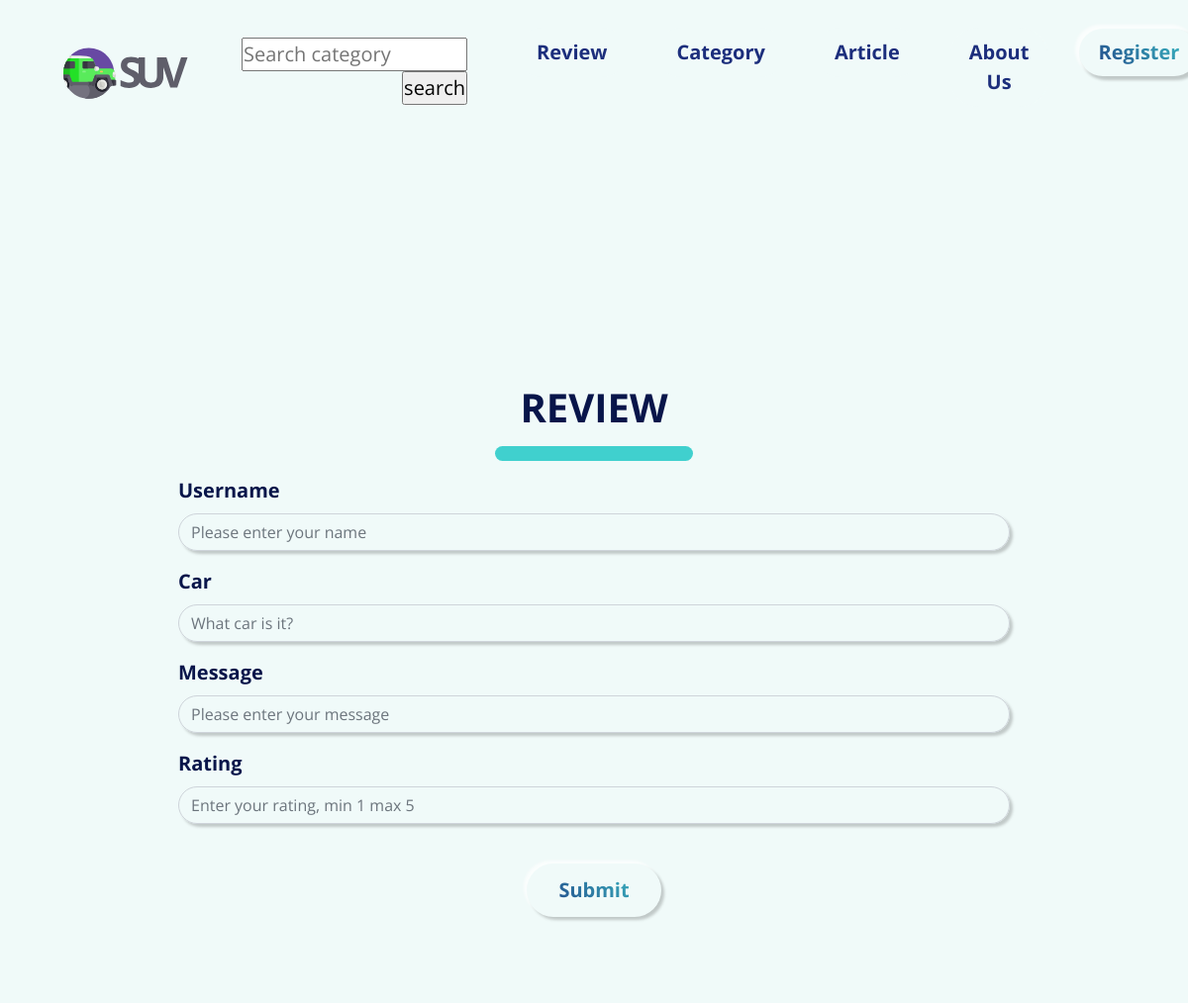
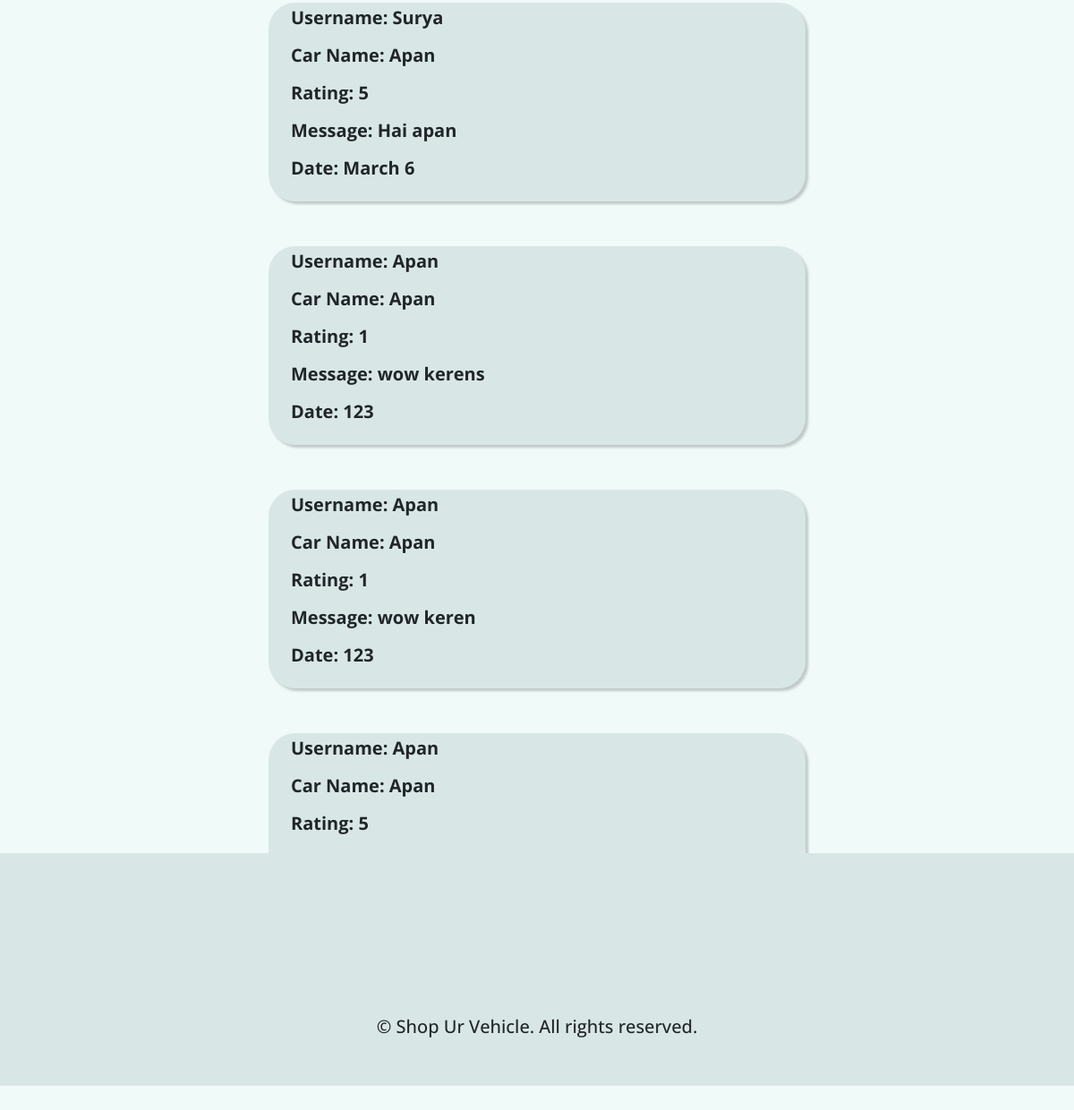
The page /review.html on the database its author committed (2 pictures, top to bottom).
### suv/models.py (models this page shows)
class Review(models.Model):
    username = models.TextField(max_length=1000)
    car = models.ForeignKey(Car, on_delete=models.CASCADE)
    message = models.TextField(max_length=1000)
    created_date = models.TextField(max_length=1000)
    rating = models.TextField(max_length=1000)

class Car(models.Model):
    name = models.TextField(max_length=1000)
    username = models.TextField(max_length=1000)
    category = models.ForeignKey(Category, on_delete=models.CASCADE)
    year = models.TextField(max_length=1000)
    city = models.TextField(max_length=1000)
    price = models.TextField(max_length=1000,default=0)
    description = models.TextField(max_length=1000,default="")
    car_image = models.ImageField(null=True, blank=True, upload_to="{% static 'img' %}")

### suv/views.py (the view)
# urls.py: path('review.html', review, name='review'),
def review(request):
    if request.method == "POST":
        req = request.POST
        form = ReviewForm(request.POST)
        new_car = Car.objects.get(name=req['car'])
        new_car.save()
        new_review = Review.objects.create(username=req['username'],car=new_car,message = req['message'],created_date = req['created_date'],rating = req['rating'])
        new_review.save()
        return redirect('/review.html')
    else:
        form = ReviewForm()
    reviews = Review.objects.all()
    car = Car.objects.all()
    response = {'reviews' : reviews, 'car' : car}
    return render(request, 'review.html', response)

### suv/templates/review.html (shortened to what this page needs)
{% extends 'base.html' %}
{% load static %}
{% block content %}
<body>
	<div class="form" id="rent">
		<h1>REVIEW</h1>
		<div class="line"></div>
		<form method="POST">
			<div class="form-group">
				<label for="username" class="expl">Username</label>
				<input class="form-control" id="username" type="text" name="name" maxlength="255" required
					placeholder="Please enter your name">
			</div>
			<div class="form-group">
				<label for="car" class="expl">Car</label>
				<input class="form-control" id="car" type="text" name="year" maxlength="255" required
					placeholder="What car is it?">
			</div>
			<div class="form-group">
				<label for="message" class="expl">Message</label>
				<input class="form-control" id="location" type="text" name="location" maxlength="255" required
					placeholder="Please enter your message">
			</div>
			<div class="form-group">
				<label for="rating" class="expl">Rating</label>
				<input class="form-control" id="rating" type="number" min="1" max="5" name="owner" maxlength="255" required
					placeholder="Enter your rating, min 1 max 5">
			</div>
			<button type="submit" id="submitBtn">Submit</button>
		</form>
	</div>
<div class="response">
    {% for i in reviews %}
    <div class="row twelve">
            <h1 class="name">Username: {{ i.username }}</h1>
            <h1 class="category">Car Name: {{ i.car.name }}</h1>
            <h1 class="date">Rating: {{ i.rating }}</h1>
            <h1 class="year">Message: {{ i.message }}</h1>
            <h1 class="city" style="margin-bottom: 20px;">Date: {{ i.created_date }}</h1>
    </div>
    {% endfor %}
</div>
{% endblock %}

### suv/static/css/style.css (style rules this page uses)
* { margin: 0; padding: 0; scroll-behavior: smooth; box-sizing: border-box; }
body { margin: 0; padding: 0; font: 20px/1.5 'Open Sans', sans-serif; background-color: #F0FAF9; width: 100%; }
.form#rent { margin-left: auto; margin-right: auto; width: 70vw; }
.form#rent h1 { margin-top: 17vh; font-weight: bold; color: #08154A; text-align: center; }
.form#rent .line { width: 200px; height: 15px; margin: 15px auto; background-color: #40D0CE; border-radius: 15px; }
.form#rent .form-group { font-weight: bold; color: #08154A; }
.form#rent .form-group input, .form#rent .form-group textarea { border-radius: 20px; background-color: transparent; box-shadow: 3px 3px 3px 0 rgba(0,0,0,0.2); }
.form#rent button { display: flex; margin: 40px auto; padding: 10px 30px; border-radius: 40px; background-color: transparent; background-color: #F0FAF9; background: -webkit-linear-gradient(45deg, #1C2E7C, #40D0CE); -webkit-background-clip: text; -webkit-text-fill-color: transparent; font-weight: bold; border-radius: 30px; border-color: transparent; box-shadow: -3px -3px 3px 0 rgba(255,255,255,0.7), 3px 3px 3px 0 rgba(0,0,0,0.2); }
.line { position: relative; margin-left: auto; margin-right: auto; margin-bottom: 4vw; height: 10px; width: 30vh; background-color: #40D0CE; border-radius: 50px; }
.response { max-height: 1000px; overflow-y: scroll; }
.row.twelve { background-color: #D8E7E6; display: flex; margin: 50px; width: 50vw; margin-left: auto; margin-right: auto; border-radius: 30px; box-shadow: 3px 3px 3px 0 rgba(0,0,0,0.2); }
.row.twelve h1 { width: 100%; padding: 5px; margin-left: 20px; font-size: 20px; font-weight: bold; }

### suv/templates/base.html (style rules this page uses)
html, body { width: 100%; height: 100%; margin: 0; padding: 0; overflow-x: hidden; }

### rows shown on the page
Review: username "Surya", car.name "Apan", rating "5", message "Hai apan", created_date "March 6"
Review: username "Apan", car.name "Apan", rating "1", message "wow kerens", created_date "123"
Review: username "Apan", car.name "Apan", rating "1", message "wow keren", created_date "123"
Review: username "Apan", car.name "Apan", rating "5"
